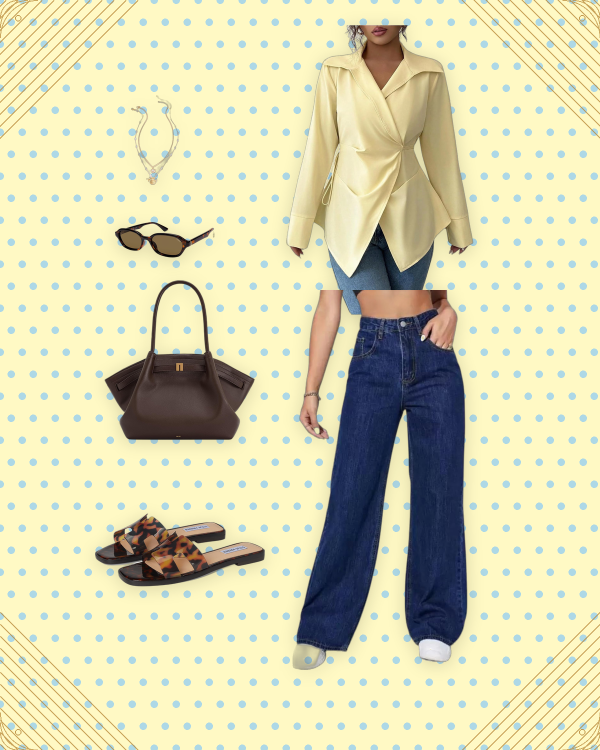
#> input picture assets/products/blue-yellow-look/collage.png, 1200 x 1500 px (shown at 1/2 size)
$ python -i make_teal_elevate_collage.py   (imports and definitions only)
#> lines starting #> are read from the running program, lines starting #| are printed output that depends on the picture
#> further down, picture is the input picture: PIL image 1200x1500 RGB; mean R, G, B 215.6, 212.6, 175
"""Build teal elevate basic look collage with headline text."""

from __future__ import annotations

from io import BytesIO
from pathlib import Path

from PIL import Image, ImageDraw, ImageFilter, ImageFont
from rembg import remove

ROOT = Path(__file__).resolve().parent.parent
SRC = ROOT / "assets" / "products" / "teal-elevate-look"
CUTOUTS = SRC / "cutouts"
OUT = SRC / "collage.png"
CANVAS_W, CANVAS_H = 1200, 1500
TEAL = (15, 118, 128)
CREAM = (252, 249, 244, 255)


# [14 lines left out: function rembg_file, not called in this run]


def trim(img: Image.Image) -> Image.Image:
  bbox = img.getbbox()
  return img.crop(bbox) if bbox else img


# [4 lines left out: function scale, not called in this run]


def shadow(img: Image.Image, blur: int = 14, opacity: int = 38) -> Image.Image:
#> called with blur = 14, opacity = 38
  pad = blur * 3
  layer = Image.new("RGBA", (img.width + pad * 2, img.height + pad * 2), (0, 0, 0, 0))
#> layer: PIL image 1284x1584 RGBA; every value is 0
  mask = img.split()[-1]
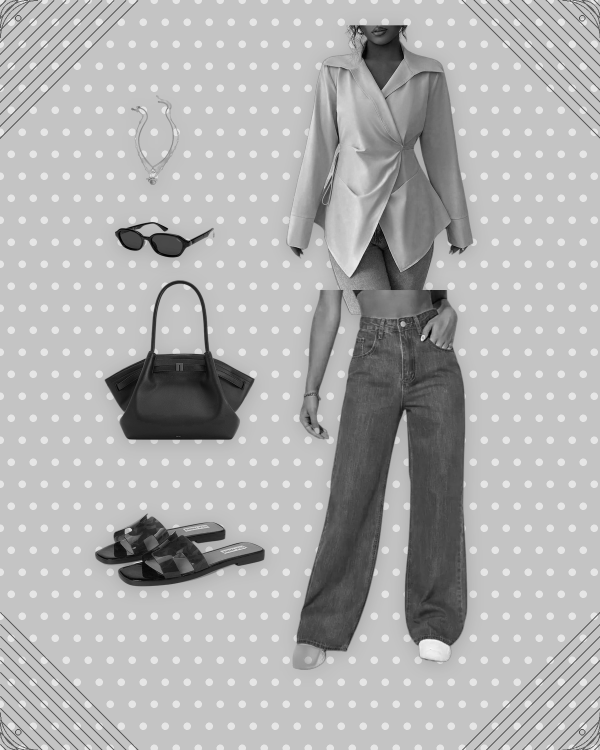
#> mask: PIL image 1200x1500 L (shown at 1/2 size); min 0, max 255, mean 175
  sh = Image.new("RGBA", img.size, (35, 30, 28, opacity))
  layer.paste(sh, (pad, pad + 4), mask)
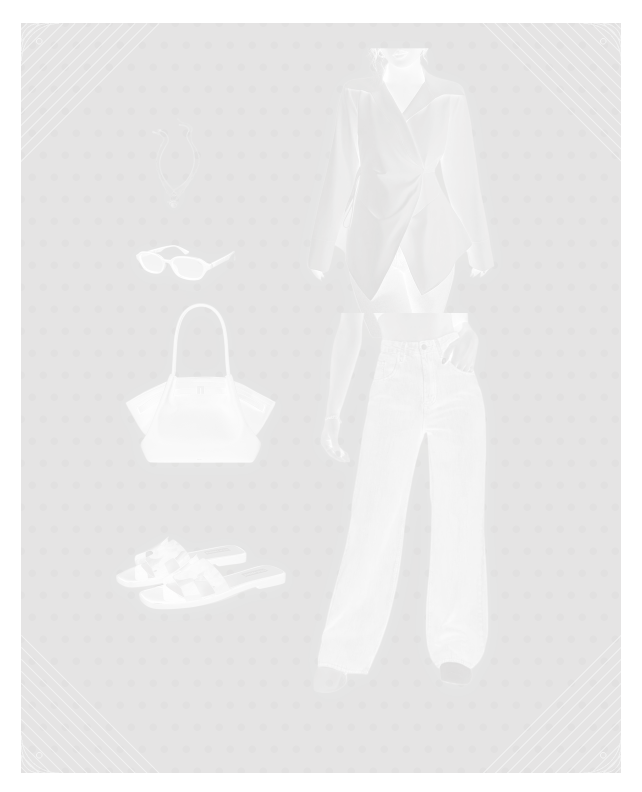
#> layer: PIL image 1284x1584 RGBA (shown at 1/2 size); mean R, G, B, A 21.3, 18.2, 17.2, 23; transparent parts drawn white
  layer = layer.filter(ImageFilter.GaussianBlur(blur))
#> (the run stopped early here; a loop or call above may not have finished)
